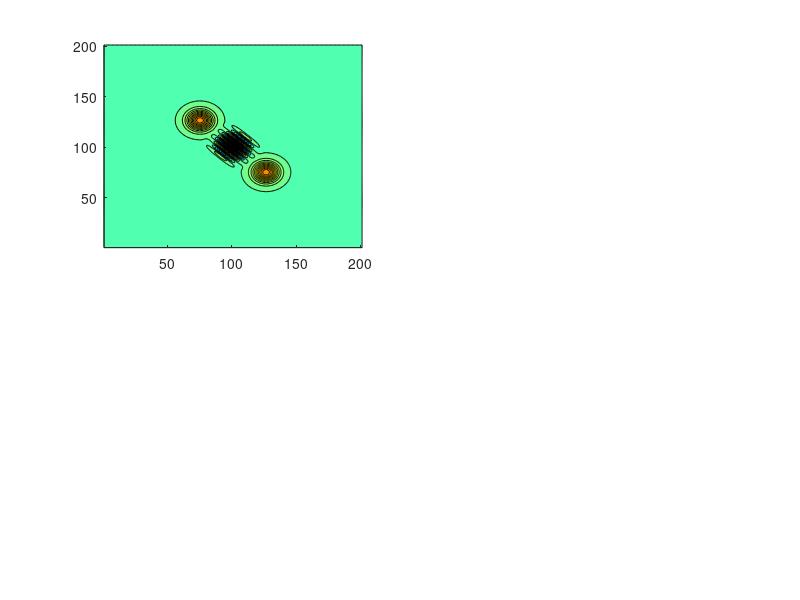

MATLAB code to generate this figure: (Note: this script raises an error after producing the figure.)
function wigner()

% TO COMPARE TWO PLOTS    
    colormap jet;
    plotWigner([2.0 0]);
    
%     figure
%     colormap jet;
%     plotWigner([2.0 pi]);
    
%     for j=1:0.5:10
%         %plotWigner([alpha phi])
%         
%         plotWigner([j*0.5 0]) 
%         %plotWigner([3.0 j*pi/5.0])
%         drawnow
%         
%         %w=waitforbuttonpress
%         %if w==0 %button click
%         %    j=j+1
%         %end
%     end
end
function f=trRhoD(lambda,param)
    par=param(1);
    phi=param(2);
    %par=3.0;
    %phi=0; %pi/5.0;
    phiPhase=exp(phi*i);
    alpha=par + par*1i;
    beta=-par - par*1i;

    f1=cohIn(alpha,alpha+lambda).*dPhase(lambda,alpha);
    f2=cohIn(beta,alpha+lambda).*dPhase(lambda,alpha)*phiPhase;
    f3=cohIn(alpha,beta+lambda).*dPhase(lambda,beta)*conj(phiPhase);
    f4=cohIn(beta,beta+lambda).*dPhase(lambda,beta);
    
    %mixed state
    %f=f1+f4;
    %superposition state
    f=f1+f2+f3+f4;

end


function out=dPhase(alpha,beta)
    out=exp(1i*imag(alpha*conj(beta)));
end

function out = cohIn(alpha,beta)
    %both versions work fine :)
    out=exp(-0.5*(abs(alpha).^2)-0.5*(abs(beta).^2) + conj(alpha).*(beta));
    %out=exp(-0.5*(abs(alpha-beta).^2) + i*(imag(conj(alpha)*beta)));
end

function plotWigner(param)
    res=20;
    %you have no clue how crucial it is to add a 1
    max=(res*10) + 1;
    xMax=res;

    r_d=linspace(-xMax,xMax,max);
    x=repmat(r_d,max,1);
    y=repmat(r_d',1,max);
    lambda=x+1i*y;

    f=trRhoD(lambda,param);

    w = fftshift(fft2(ifftshift(f)));
    
    subplot(2,2,1)
    contourf(real(w),40,'EdgeColor','none','LineStyle','none');    
    title(['real(W=ft[tr($\rho D(\lambda )$)]), $\phi=$' num2str(param(2)) ' $abs(\alpha)=$' num2str(param(1))],'interpreter','latex')

    subplot(2,2,2)
    contourf(imag(w),40,'EdgeColor','none','LineStyle','none');
    title('imag(W=ft[tr($\rho D(\lambda )$)])','interpreter','latex')



    subplot(2,2,3)
    surfc(real(lambda),imag(lambda),real(w),'EdgeColor','none','LineStyle','none','FaceLighting','phong');
    title('real(W)','interpreter','latex')    

    subplot(2,2,4)
    surfc(real(lambda),imag(lambda),imag(w),'EdgeColor','none','LineStyle','none','FaceLighting','phong');
    title('imag(W)','interpreter','latex')    


end
